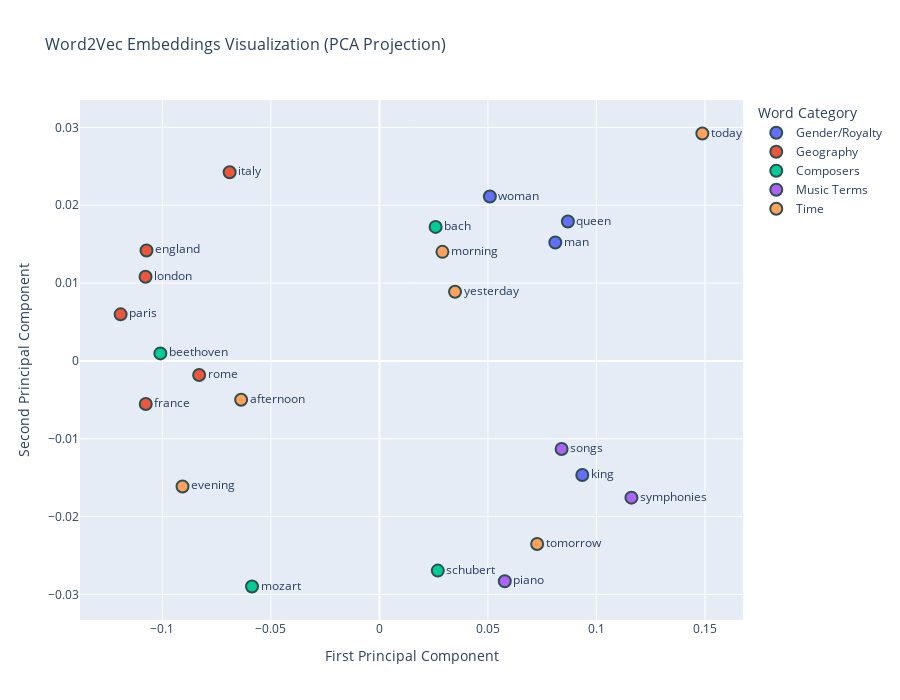

The code cell stored with this chart in its notebook:
### Code cell
# Create an interactive visualization of the word embeddings

# Create the scatter plot
fig = px.scatter(
    df_viz, 
    x='x', 
    y='y', 
    color='category',
    text='word',
    title='Word2Vec Embeddings Visualization (PCA Projection)',
    width=900,
    height=700
)

# Customize the appearance
fig.update_traces(
    textposition="middle right",
    textfont_size=12,
    marker=dict(size=12, line=dict(width=2, color='DarkSlateGrey'))
)

fig.update_layout(
    title_font_size=16,
    xaxis_title="First Principal Component",
    yaxis_title="Second Principal Component",
    legend_title="Word Category",
    showlegend=True
)

# Show the plot
fig.show()

print("🎨 Interactive visualization created!")
print("💡 Look for clusters of related words - they should be close together in the vector space")

### Figure 1 — Plotly figure (JSON) as saved in the notebook; plotly's stock layout.template omitted (floating-point values rounded to 4 significant figures)
{"data": [{"hovertemplate": "category=Gender/Royalty<br>x=%{x}<br>y=%{y}<br>word=%{text}<extra></extra>", "legendgroup": "Gender/Royalty", "marker": {"color": "#636efa", "line": {"color": "DarkSlateGrey", "width": 2}, "size": 12, "symbol": "circle"}, "mode": "markers+text", "name": "Gender/Royalty", "orientation": "v", "showlegend": true, "text": ["king", "queen", "man", "woman"], "textfont": {"size": 12}, "textposition": "middle right", "type": "scatter", "x": [0.09349, 0.08686, 0.08105, 0.0509], "xaxis": "x", "y": [-0.01466, 0.0179, 0.01521, 0.02112], "yaxis": "y"}, {"hovertemplate": "category=Geography<br>x=%{x}<br>y=%{y}<br>word=%{text}<extra></extra>", "legendgroup": "Geography", "marker": {"color": "#EF553B", "line": {"color": "DarkSlateGrey", "width": 2}, "size": 12, "symbol": "circle"}, "mode": "markers+text", "name": "Geography", "orientation": "v", "showlegend": true, "text": ["paris", "france", "rome", "italy", "london", "england"], "textfont": {"size": 12}, "textposition": "middle right", "type": "scatter", "x": [-0.1193, -0.1077, -0.08308, -0.06902, -0.1078, -0.1073], "xaxis": "x", "y": [0.005986, -0.005538, -0.001814, 0.02423, 0.01081, 0.0142], "yaxis": "y"}, {"hovertemplate": "category=Composers<br>x=%{x}<br>y=%{y}<br>word=%{text}<extra></extra>", "legendgroup": "Composers", "marker": {"color": "#00cc96", "line": {"color": "DarkSlateGrey", "width": 2}, "size": 12, "symbol": "circle"}, "mode": "markers+text", "name": "Composers", "orientation": "v", "showlegend": true, "text": ["schubert", "bach", "mozart", "beethoven"], "textfont": {"size": 12}, "textposition": "middle right", "type": "scatter", "x": [0.02689, 0.02589, -0.05871, -0.101], "xaxis": "x", "y": [-0.02694, 0.01722, -0.02898, 0.0009678], "yaxis": "y"}, {"hovertemplate": "category=Music Terms<br>x=%{x}<br>y=%{y}<br>word=%{text}<extra></extra>", "legendgroup": "Music Terms", "marker": {"color": "#ab63fa", "line": {"color": "DarkSlateGrey", "width": 2}, "size": 12, "symbol": "circle"}, "mode": "markers+text", "name": "Music Terms", "orientation": "v", "showlegend": true, "text": ["songs", "symphonies", "piano"], "textfont": {"size": 12}, "textposition": "middle right", "type": "scatter", "x": [0.08396, 0.1161, 0.05776], "xaxis": "x", "y": [-0.01131, -0.01756, -0.02831], "yaxis": "y"}, {"hovertemplate": "category=Time<br>x=%{x}<br>y=%{y}<br>word=%{text}<extra></extra>", "legendgroup": "Time", "marker": {"color": "#FFA15A", "line": {"color": "DarkSlateGrey", "width": 2}, "size": 12, "symbol": "circle"}, "mode": "markers+text", "name": "Time", "orientation": "v", "showlegend": true, "text": ["morning", "afternoon", "evening", "yesterday", "today", "tomorrow"], "textfont": {"size": 12}, "textposition": "middle right", "type": "scatter", "x": [0.02904, -0.06373, -0.09074, 0.03485, 0.1488, 0.07268], "xaxis": "x", "y": [0.01401, -0.004985, -0.01613, 0.008887, 0.02922, -0.02353], "yaxis": "y"}], "layout": {"height": 700, "legend": {"title": {"text": "Word Category"}, "tracegroupgap": 0}, "showlegend": true, "title": {"font": {"size": 16}, "text": "Word2Vec Embeddings Visualization (PCA Projection)"}, "width": 900, "xaxis": {"anchor": "y", "autorange": true, "domain": [0, 1], "range": [-0.138, 0.1676], "title": {"text": "First Principal Component"}, "type": "linear"}, "yaxis": {"anchor": "x", "autorange": true, "domain": [0, 1], "range": [-0.03329, 0.03352], "title": {"text": "Second Principal Component"}, "type": "linear"}}}
